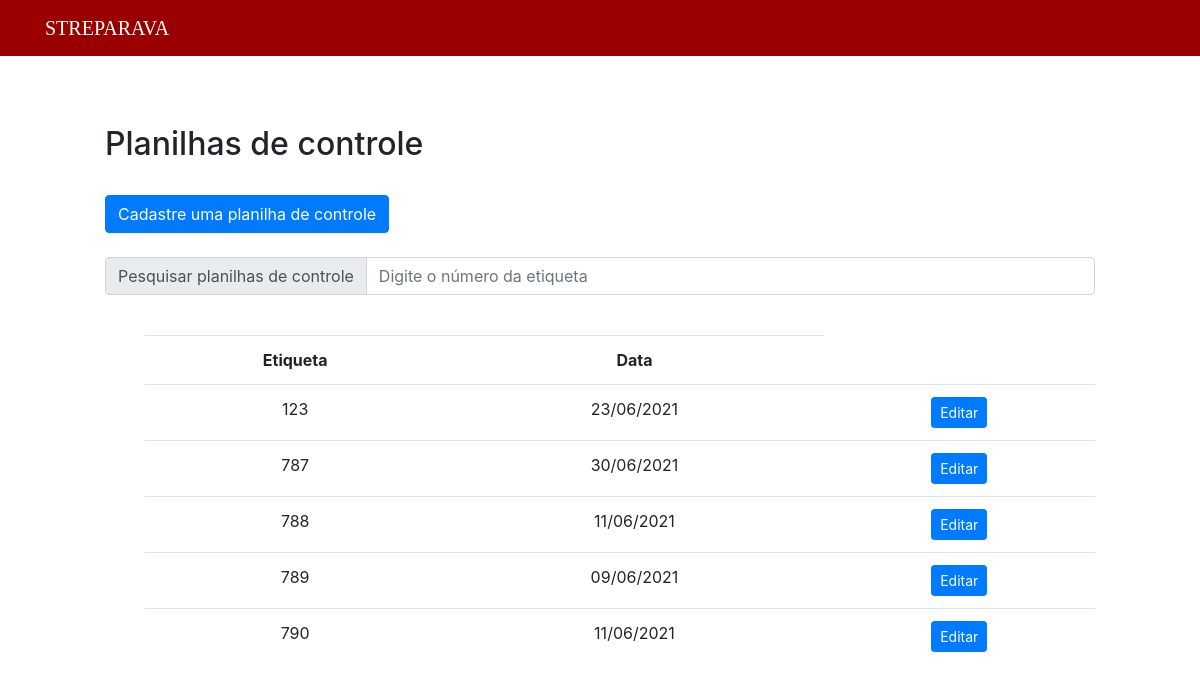
Before: /public/montagem35/listPDC.php with the older database file.
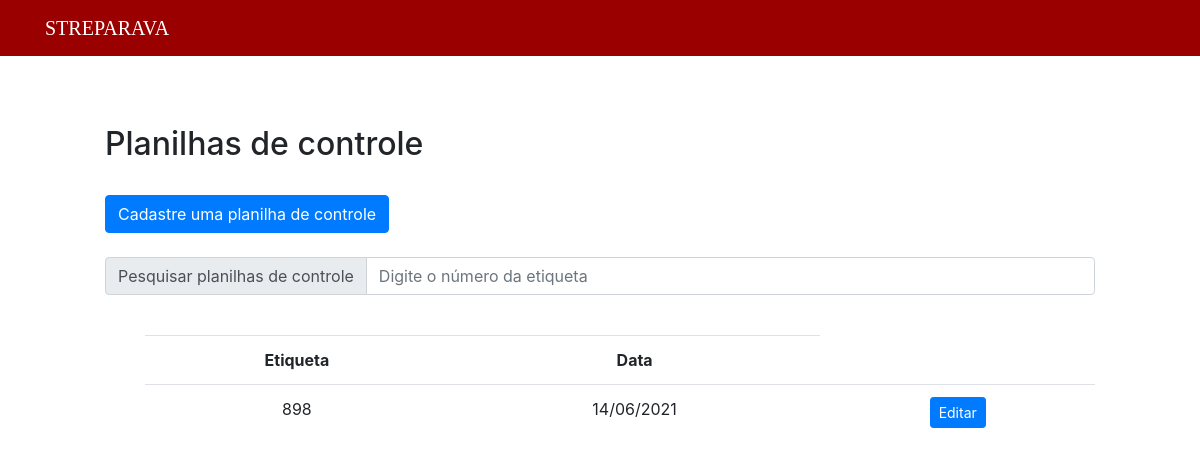
After: the same page with the newer database file.
### tables this page shows
CREATE TABLE `g35` (
  `etiqueta` bigint(50) NOT NULL,
  `operador` varchar(200) NOT NULL,
  `operador2` varchar(100) NOT NULL,
  `operador3` varchar(100) NOT NULL,
  `esmagamento_dir` varchar(5) NOT NULL,
  `montagem_dir` varchar(5) NOT NULL,
  `esmagamento_esq` varchar(5) NOT NULL,
  `montagem_esq` varchar(5) NOT NULL,
  `operacao1` varchar(100) NOT NULL,
  `operacao1op` varchar(100) DEFAULT NULL,
  `operacao2` varchar(100) NOT NULL,
  `operacao2op` varchar(100) DEFAULT NULL,
  `operacao3` varchar(100) NOT NULL,
  `operacao3op` varchar(100) DEFAULT NULL,
  `travessa` varchar(50) NOT NULL,
  `data` date NOT NULL,
  `observacoes` text NOT NULL,
  `inspetor` varchar(100) NOT NULL
);

### public/montagem35/listPDCNoSearch.php (the view, shortened to what this page needs)
<?php
    include("../../data/connection.php");
    $sql = "SELECT *, DATE_FORMAT(data,'%d/%m/%Y') as datas FROM g35";
    $dadosPDC = $connection -> query($sql);
    if($dadosPDC -> num_rows > 0)
    {
    ?>
    <div style="margin-left: 100px; margin-right: 100px;">
        <br>
        <table class="table" style="text-align: center;">
            <tr>
                <th>Etiqueta</th>
                <th>Data</th>
            </tr>
            <?php
                while($exibir = $dadosPDC -> fetch_assoc())
                {
                ?>
                    <tr>
                        <td><?php echo $exibir["etiqueta"] ?></td>
                        <td><?php echo $exibir["datas"] ?></td>
                        <td>
                            <button type="button" class="btn btn-primary btn-sm">
                                <a href="editPDC.php?etiqueta=<?php echo $exibir["etiqueta"]?>" style="text-decoration: none; color: white">Editar</a>
                            </button>
                        </td>
                    </tr>
                <?php
                    }
                ?>
        </table>
    </div>
<?php
    }
    else
    {?>
        <div style="margin-left: 100px; margin-right: 100px;">
        <?php
        echo "Nenhum registro encontrado.";
    }
?>

Changed rows visible on the page:
removed g35: etiqueta "123", datas "23/06/2021"
removed g35: etiqueta "787", datas "30/06/2021"
removed g35: etiqueta "788", datas "11/06/2021"
removed g35: etiqueta "789", datas "09/06/2021"
removed g35: etiqueta "790", datas "11/06/2021"
added g35: etiqueta "898", datas "14/06/2021"
